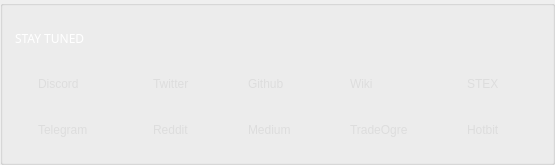
          <widget class="QGroupBox" name="ov_contactBox">
           <property name="sizePolicy">
            <sizepolicy hsizetype="Preferred" vsizetype="Preferred">
             <horstretch>0</horstretch>
             <verstretch>0</verstretch>
            </sizepolicy>
           </property>
           <property name="maximumSize">
            <size>
             <width>16777215</width>
             <height>160</height>
            </size>
           </property>
           <property name="styleSheet">
            <string notr="true"/>
           </property>
           <property name="title">
            <string/>
           </property>
           <layout class="QGridLayout" name="gridLayout_15">
            <property name="leftMargin">
             <number>12</number>
            </property>
            <property name="topMargin">
             <number>12</number>
            </property>
            <property name="rightMargin">
             <number>12</number>
            </property>
            <property name="bottomMargin">
             <number>12</number>
            </property>
            <property name="spacing">
             <number>6</number>
            </property>
            <item row="1" column="11">
             <spacer name="horizontalSpacer_4">
              <property name="orientation">
               <enum>Qt::Horizontal</enum>
              </property>
              <property name="sizeHint" stdset="0">
               <size>
                <width>40</width>
                <height>20</height>
               </size>
              </property>
             </spacer>
            </item>
            <item row="2" column="0">
             <widget class="QLabel" name="m_telegramIcon">
              <property name="sizePolicy">
               <sizepolicy hsizetype="Fixed" vsizetype="Minimum">
                <horstretch>0</horstretch>
                <verstretch>0</verstretch>
               </sizepolicy>
              </property>
              <property name="minimumSize">
               <size>
                <width>0</width>
                <height>40</height>
               </size>
              </property>
              <property name="maximumSize">
               <size>
                <width>16777215</width>
                <height>40</height>
               </size>
              </property>
              <property name="font">
               <font>
                <family>Poppins</family>
               </font>
              </property>
              <property name="styleSheet">
               <string notr="true">color: #ddd;
background: transparent;


border: none;
margin-left: 10px;</string>
              </property>
              <property name="text">
               <string/>
              </property>
              <property name="pixmap">
               <pixmap resource="../../resources.qrc">:/icons/telegram</pixmap>
              </property>
             </widget>
            </item>
            <item row="2" column="7">
             <widget class="QPushButton" name="sm_mediumButton">
              <property name="sizePolicy">
               <sizepolicy hsizetype="Fixed" vsizetype="Minimum">
                <horstretch>0</horstretch>
                <verstretch>0</verstretch>
               </sizepolicy>
              </property>
              <property name="minimumSize">
               <size>
                <width>0</width>
                <height>40</height>
               </size>
              </property>
              <property name="maximumSize">
               <size>
                <width>16777215</width>
                <height>40</height>
               </size>
              </property>
              <property name="styleSheet">
               <string notr="true">QPushButton {
color: #ddd;
background: transparent;

border: none;
text-align: left;
}

QPushButton:hover{
color: orange;
}</string>
              </property>
              <property name="text">
               <string>Medium</string>
              </property>
             </widget>
            </item>
            <item row="1" column="2">
             <spacer name="horizontalSpacer">
              <property name="orientation">
               <enum>Qt::Horizontal</enum>
              </property>
              <property name="sizeHint" stdset="0">
               <size>
                <width>40</width>
                <height>20</height>
               </size>
              </property>
             </spacer>
            </item>
            <item row="1" column="13">
             <widget class="QPushButton" name="sm_stexButton">
              <property name="sizePolicy">
               <sizepolicy hsizetype="Fixed" vsizetype="Minimum">
                <horstretch>0</horstretch>
                <verstretch>0</verstretch>
               </sizepolicy>
              </property>
              <property name="minimumSize">
               <size>
                <width>0</width>
                <height>40</height>
               </size>
              </property>
              <property name="maximumSize">
               <size>
                <width>16777215</width>
                <height>40</height>
               </size>
              </property>
              <property name="styleSheet">
               <string notr="true">QPushButton {
color: #ddd;
background: transparent;

border: none;
text-align: left;
}

QPushButton:hover{
color: orange;
}</string>
              </property>
              <property name="text">
               <string>STEX</string>
              </property>
             </widget>
            </item>
            <item row="2" column="3">
             <widget class="QLabel" name="m_redditIcon">
              <property name="sizePolicy">
               <sizepolicy hsizetype="Fixed" vsizetype="Minimum">
                <horstretch>0</horstretch>
                <verstretch>0</verstretch>
               </sizepolicy>
              </property>
              <property name="minimumSize">
               <size>
                <width>0</width>
                <height>40</height>
               </size>
              </property>
              <property name="maximumSize">
               <size>
                <width>16777215</width>
                <height>40</height>
               </size>
              </property>
              <property name="font">
               <font>
                <family>Poppins</family>
               </font>
              </property>
              <property name="styleSheet">
               <string notr="true">color: #ddd;
background: transparent;


border: none;</string>
              </property>
              <property name="text">
               <string/>
              </property>
              <property name="pixmap">
               <pixmap resource="../../resources.qrc">:/icons/reddit</pixmap>
              </property>
             </widget>
            </item>
            <item row="1" column="14">
             <spacer name="horizontalSpacer_5">
              <property name="orientation">
               <enum>Qt::Horizontal</enum>
              </property>
              <property name="sizeHint" stdset="0">
               <size>
                <width>40</width>
                <height>20</height>
               </size>
              </property>
             </spacer>
            </item>
            <item row="2" column="1">
             <widget class="QPushButton" name="sm_telegramButton">
              <property name="sizePolicy">
               <sizepolicy hsizetype="Fixed" vsizetype="Minimum">
                <horstretch>0</horstretch>
                <verstretch>0</verstretch>
               </sizepolicy>
              </property>
              <property name="minimumSize">
               <size>
                <width>0</width>
                <height>40</height>
               </size>
              </property>
              <property name="maximumSize">
               <size>
                <width>16777215</width>
                <height>40</height>
               </size>
              </property>
              <property name="styleSheet">
               <string notr="true">QPushButton {
color: #ddd;
background: transparent;

border: none;
text-align: left;
}

QPushButton:hover{
color: orange;
}</string>
              </property>
              <property name="text">
               <string>Telegram</string>
              </property>
             </widget>
            </item>
            <item row="1" column="6">
             <widget class="QLabel" name="githubIcon">
              <property name="sizePolicy">
               <sizepolicy hsizetype="Fixed" vsizetype="Minimum">
                <horstretch>0</horstretch>
                <verstretch>0</verstretch>
               </sizepolicy>
              </property>
              <property name="minimumSize">
               <size>
                <width>0</width>
                <height>40</height>
               </size>
              </property>
              <property name="maximumSize">
               <size>
                <width>16777215</width>
                <height>40</height>
               </size>
              </property>
              <property name="font">
               <font>
                <family>Poppins</family>
               </font>
              </property>
              <property name="styleSheet">
               <string notr="true">color: #ddd;
background: transparent;


border: none;</string>
              </property>
              <property name="text">
               <string/>
              </property>
              <property name="pixmap">
               <pixmap resource="../../resources.qrc">:/icons/github</pixmap>
              </property>
             </widget>
            </item>
            <item row="1" column="7">
             <widget class="QPushButton" name="sm_githubButton">
              <property name="sizePolicy">
               <sizepolicy hsizetype="Fixed" vsizetype="Minimum">
                <horstretch>0</horstretch>
                <verstretch>0</verstretch>
               </sizepolicy>
              </property>
              <property name="minimumSize">
               <size>
                <width>0</width>
                <height>40</height>
               </size>
              </property>
              <property name="maximumSize">
               <size>
                <width>16777215</width>
                <height>40</height>
               </size>
              </property>
              <property name="styleSheet">
               <string notr="true">QPushButton {
color: #ddd;
background: transparent;

border: none;
text-align: left;
}

QPushButton:hover{
color: orange;
}</string>
              </property>
              <property name="text">
               <string>Github</string>
              </property>
             </widget>
            </item>
            <item row="1" column="1">
             <widget class="QPushButton" name="sm_discordButton">
              <property name="sizePolicy">
               <sizepolicy hsizetype="Fixed" vsizetype="Minimum">
                <horstretch>0</horstretch>
                <verstretch>0</verstretch>
               </sizepolicy>
              </property>
              <property name="minimumSize">
               <size>
                <width>0</width>
                <height>40</height>
               </size>
              </property>
              <property name="maximumSize">
               <size>
                <width>16777215</width>
                <height>40</height>
               </size>
              </property>
              <property name="styleSheet">
               <string notr="true">QPushButton {
color: #ddd;
background: transparent;

border: none;
text-align: left;
}

QPushButton:hover{
color: orange;
}</string>
              </property>
              <property name="text">
               <string>Discord</string>
              </property>
             </widget>
            </item>
            <item row="2" column="12">
             <widget class="QLabel" name="hotbitIcon">
              <property name="sizePolicy">
               <sizepolicy hsizetype="Fixed" vsizetype="Minimum">
                <horstretch>0</horstretch>
                <verstretch>0</verstretch>
               </sizepolicy>
              </property>
              <property name="minimumSize">
               <size>
                <width>0</width>
                <height>40</height>
               </size>
              </property>
              <property name="maximumSize">
               <size>
                <width>16777215</width>
                <height>40</height>
               </size>
              </property>
              <property name="font">
               <font>
                <family>Poppins</family>
               </font>
              </property>
              <property name="styleSheet">
               <string notr="true">color: #ddd;
background: transparent;


border: none;</string>
              </property>
              <property name="text">
               <string/>
              </property>
              <property name="pixmap">
               <pixmap resource="../../resources.qrc">:/icons/hotbit</pixmap>
              </property>
             </widget>
            </item>
            <item row="1" column="8">
             <spacer name="horizontalSpacer_3">
              <property name="orientation">
               <enum>Qt::Horizontal</enum>
              </property>
              <property name="sizeHint" stdset="0">
               <size>
                <width>40</width>
                <height>20</height>
               </size>
              </property>
             </spacer>
            </item>
            <item row="1" column="9">
             <widget class="QLabel" name="wikiIcon">
              <property name="sizePolicy">
               <sizepolicy hsizetype="Fixed" vsizetype="Minimum">
                <horstretch>0</horstretch>
                <verstretch>0</verstretch>
               </sizepolicy>
              </property>
              <property name="minimumSize">
               <size>
                <width>0</width>
                <height>40</height>
               </size>
              </property>
              <property name="maximumSize">
               <size>
                <width>16777215</width>
                <height>40</height>
               </size>
              </property>
              <property name="font">
               <font>
                <family>Poppins</family>
               </font>
              </property>
              <property name="styleSheet">
               <string notr="true">color: #ddd;
background: transparent;


border: none;</string>
              </property>
              <property name="text">
               <string/>
              </property>
              <property name="pixmap">
               <pixmap resource="../../resources.qrc">:/icons/wiki</pixmap>
              </property>
             </widget>
            </item>
            <item row="1" column="10">
             <widget class="QPushButton" name="sm_wikiButton">
              <property name="sizePolicy">
               <sizepolicy hsizetype="Fixed" vsizetype="Minimum">
                <horstretch>0</horstretch>
                <verstretch>0</verstretch>
               </sizepolicy>
              </property>
              <property name="minimumSize">
               <size>
                <width>0</width>
                <height>40</height>
               </size>
              </property>
              <property name="maximumSize">
               <size>
                <width>16777215</width>
                <height>40</height>
               </size>
              </property>
              <property name="styleSheet">
               <string notr="true">QPushButton {
color: #ddd;
background: transparent;

border: none;
text-align: left;
}

QPushButton:hover{
color: orange;
}</string>
              </property>
              <property name="text">
               <string>Wiki</string>
              </property>
             </widget>
            </item>
            <item row="2" column="4">
             <widget class="QPushButton" name="sm_redditButton">
              <property name="sizePolicy">
               <sizepolicy hsizetype="Fixed" vsizetype="Minimum">
                <horstretch>0</horstretch>
                <verstretch>0</verstretch>
               </sizepolicy>
              </property>
              <property name="minimumSize">
               <size>
                <width>0</width>
                <height>40</height>
               </size>
              </property>
              <property name="maximumSize">
               <size>
                <width>16777215</width>
                <height>40</height>
               </size>
              </property>
              <property name="styleSheet">
               <string notr="true">QPushButton {
color: #ddd;
background: transparent;

border: none;
text-align: left;
}

QPushButton:hover{
color: orange;
}</string>
              </property>
              <property name="text">
               <string>Reddit</string>
              </property>
             </widget>
            </item>
            <item row="1" column="3">
             <widget class="QLabel" name="m_twitterIcon">
              <property name="sizePolicy">
               <sizepolicy hsizetype="Fixed" vsizetype="Minimum">
                <horstretch>0</horstretch>
                <verstretch>0</verstretch>
               </sizepolicy>
              </property>
              <property name="minimumSize">
               <size>
                <width>0</width>
                <height>40</height>
               </size>
              </property>
              <property name="maximumSize">
               <size>
                <width>16777215</width>
                <height>40</height>
               </size>
              </property>
              <property name="font">
               <font>
                <family>Poppins</family>
               </font>
              </property>
              <property name="styleSheet">
               <string notr="true">color: #ddd;
background: transparent;


border: none;</string>
              </property>
              <property name="text">
               <string/>
              </property>
              <property name="pixmap">
               <pixmap resource="../../resources.qrc">:/icons/twitter</pixmap>
              </property>
             </widget>
            </item>
            <item row="1" column="4">
             <widget class="QPushButton" name="sm_twitterButton">
              <property name="sizePolicy">
               <sizepolicy hsizetype="Fixed" vsizetype="Minimum">
                <horstretch>0</horstretch>
                <verstretch>0</verstretch>
               </sizepolicy>
              </property>
              <property name="minimumSize">
               <size>
                <width>0</width>
                <height>40</height>
               </size>
              </property>
              <property name="maximumSize">
               <size>
                <width>16777215</width>
                <height>40</height>
               </size>
              </property>
              <property name="styleSheet">
               <string notr="true">QPushButton {
color: #ddd;
background: transparent;

border: none;
text-align: left;
}

QPushButton:hover{
color: orange;
}</string>
              </property>
              <property name="text">
               <string>Twitter</string>
              </property>
             </widget>
            </item>
            <item row="2" column="6">
             <widget class="QLabel" name="mediumIcon">
              <property name="sizePolicy">
               <sizepolicy hsizetype="Fixed" vsizetype="Minimum">
                <horstretch>0</horstretch>
                <verstretch>0</verstretch>
               </sizepolicy>
              </property>
              <property name="minimumSize">
               <size>
                <width>0</width>
                <height>40</height>
               </size>
              </property>
              <property name="maximumSize">
               <size>
                <width>16777215</width>
                <height>40</height>
               </size>
              </property>
              <property name="font">
               <font>
                <family>Poppins</family>
               </font>
              </property>
              <property name="styleSheet">
               <string notr="true">color: #ddd;
background: transparent;


border: none;</string>
              </property>
              <property name="text">
               <string/>
              </property>
              <property name="pixmap">
               <pixmap resource="../../resources.qrc">:/icons/medium</pixmap>
              </property>
             </widget>
            </item>
            <item row="2" column="13">
             <widget class="QPushButton" name="sm_hotbitButton">
              <property name="sizePolicy">
               <sizepolicy hsizetype="Fixed" vsizetype="Minimum">
                <horstretch>0</horstretch>
                <verstretch>0</verstretch>
               </sizepolicy>
              </property>
              <property name="minimumSize">
               <size>
                <width>0</width>
                <height>40</height>
               </size>
              </property>
              <property name="maximumSize">
               <size>
                <width>16777215</width>
                <height>40</height>
               </size>
              </property>
              <property name="styleSheet">
               <string notr="true">QPushButton {
color: #ddd;
background: transparent;

border: none;
text-align: left;
}

QPushButton:hover{
color: orange;
}</string>
              </property>
              <property name="text">
               <string>Hotbit</string>
              </property>
             </widget>
            </item>
            <item row="1" column="0">
             <widget class="QLabel" name="m_depositsUnlockedTitle_9">
              <property name="sizePolicy">
               <sizepolicy hsizetype="Fixed" vsizetype="Minimum">
                <horstretch>0</horstretch>
                <verstretch>0</verstretch>
               </sizepolicy>
              </property>
              <property name="minimumSize">
               <size>
                <width>0</width>
                <height>40</height>
               </size>
              </property>
              <property name="maximumSize">
               <size>
                <width>16777215</width>
                <height>40</height>
               </size>
              </property>
              <property name="font">
               <font>
                <family>Poppins</family>
               </font>
              </property>
              <property name="styleSheet">
               <string notr="true">color: #ddd;
background: transparent;


border: none;
margin-left: 10px;</string>
              </property>
              <property name="text">
               <string/>
              </property>
              <property name="pixmap">
               <pixmap resource="../../resources.qrc">:/icons/discord</pixmap>
              </property>
             </widget>
            </item>
            <item row="0" column="0" colspan="5">
             <widget class="QLabel" name="title_contactUs">
              <property name="sizePolicy">
               <sizepolicy hsizetype="Preferred" vsizetype="Minimum">
                <horstretch>0</horstretch>
                <verstretch>0</verstretch>
               </sizepolicy>
              </property>
              <property name="minimumSize">
               <size>
                <width>0</width>
                <height>40</height>
               </size>
              </property>
              <property name="maximumSize">
               <size>
                <width>16777215</width>
                <height>40</height>
               </size>
              </property>
              <property name="font">
               <font>
                <family>Poppins</family>
               </font>
              </property>
              <property name="styleSheet">
               <string notr="true">color: #fff;
background: transparent;


border: none;
text-align: left;
</string>
              </property>
              <property name="text">
               <string>STAY TUNED</string>
              </property>
             </widget>
            </item>
            <item row="2" column="9">
             <widget class="QLabel" name="m_depositsUnlockedTitle_18">
              <property name="sizePolicy">
               <sizepolicy hsizetype="Fixed" vsizetype="Minimum">
                <horstretch>0</horstretch>
                <verstretch>0</verstretch>
               </sizepolicy>
              </property>
              <property name="minimumSize">
               <size>
                <width>0</width>
                <height>40</height>
               </size>
              </property>
              <property name="maximumSize">
               <size>
                <width>16777215</width>
                <height>40</height>
               </size>
              </property>
              <property name="font">
               <font>
                <family>Poppins</family>
               </font>
              </property>
              <property name="styleSheet">
               <string notr="true">color: #ddd;
background: transparent;


border: none;</string>
              </property>
              <property name="text">
               <string/>
              </property>
              <property name="pixmap">
               <pixmap resource="../../resources.qrc">:/icons/tradeogre</pixmap>
              </property>
             </widget>
            </item>
            <item row="1" column="5">
             <spacer name="horizontalSpacer_2">
              <property name="orientation">
               <enum>Qt::Horizontal</enum>
              </property>
              <property name="sizeHint" stdset="0">
               <size>
                <width>40</width>
                <height>20</height>
               </size>
              </property>
             </spacer>
            </item>
            <item row="2" column="10">
             <widget class="QPushButton" name="sm_tradeogreButton">
              <property name="sizePolicy">
               <sizepolicy hsizetype="Fixed" vsizetype="Minimum">
                <horstretch>0</horstretch>
                <verstretch>0</verstretch>
               </sizepolicy>
              </property>
              <property name="minimumSize">
               <size>
                <width>0</width>
                <height>40</height>
               </size>
              </property>
              <property name="maximumSize">
               <size>
                <width>16777215</width>
                <height>40</height>
               </size>
              </property>
              <property name="styleSheet">
               <string notr="true">QPushButton {
color: #ddd;
background: transparent;

border: none;
text-align: left;
}

QPushButton:hover{
color: orange;
}</string>
              </property>
              <property name="text">
               <string>TradeOgre</string>
              </property>
             </widget>
            </item>
            <item row="1" column="12">
             <widget class="QLabel" name="m_depositsUnlockedTitle_19">
              <property name="sizePolicy">
               <sizepolicy hsizetype="Fixed" vsizetype="Minimum">
                <horstretch>0</horstretch>
                <verstretch>0</verstretch>
               </sizepolicy>
              </property>
              <property name="minimumSize">
               <size>
                <width>0</width>
                <height>40</height>
               </size>
              </property>
              <property name="maximumSize">
               <size>
                <width>16777215</width>
                <height>40</height>
               </size>
              </property>
              <property name="font">
               <font>
                <family>Poppins</family>
               </font>
              </property>
              <property name="styleSheet">
               <string notr="true">color: #ddd;
background: transparent;


border: none;</string>
              </property>
              <property name="text">
               <string/>
              </property>
              <property name="pixmap">
               <pixmap resource="../../resources.qrc">:/icons/stex</pixmap>
              </property>
             </widget>
            </item>
           </layout>
           <widget class="QLabel" name="m_totalPortfolioLabelUSD_3">
            <property name="geometry">
             <rect>
              <x>1</x>
              <y>1</y>
              <width>1</width>
              <height>1</height>
             </rect>
            </property>
            <property name="font">
             <font>
              <family>Poppins</family>
              <pointsize>-1</pointsize>
             </font>
            </property>
            <property name="styleSheet">
             <string notr="true">color: orange;
background: transparent;
font-size: 18px;
</string>
            </property>
            <property name="text">
             <string notr="true"/>
            </property>
            <property name="pixmap">
             <pixmap>:/icons/reddit.png</pixmap>
            </property>
           </widget>
          </widget>
